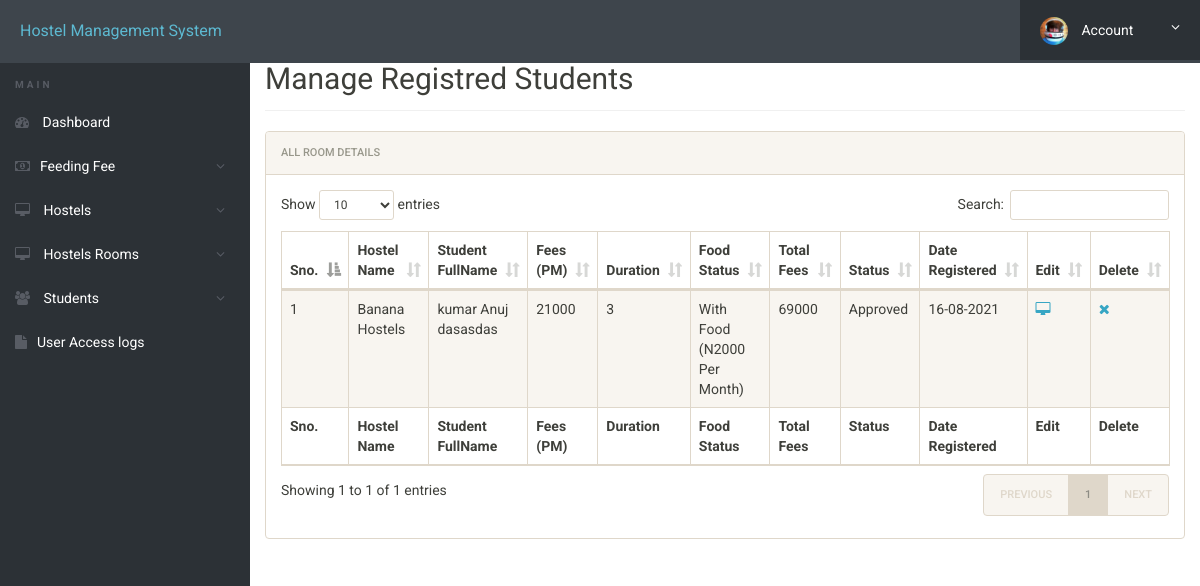
The page /admin/manage-students.php (signed in) on the database its author committed.
### tables this page shows
CREATE TABLE `registration` (
  `id` int(11) NOT NULL,
  `regNo` varchar(100) NOT NULL,
  `hostelId` int(11) NOT NULL,
  `roomAllotedId` int(10) NOT NULL,
  `feespm` int(11) NOT NULL,
  `foodstatus` varchar(10) NOT NULL,
  `stayfrom` varchar(50) NOT NULL,
  `duration` varchar(10) NOT NULL,
  `dateRegistered` varchar(50) NOT NULL,
  `isApproved` varchar(10) NOT NULL
);

CREATE TABLE `hostels` (
  `id` int(11) NOT NULL,
  `hostelName` varchar(500) DEFAULT NULL,
  `noOfRooms` int(11) DEFAULT NULL,
  `noOfAvailableRooms` int(11) DEFAULT NULL,
  `fees` int(11) DEFAULT NULL,
  `location` varchar(500) DEFAULT NULL,
  `posting_date` timestamp NULL DEFAULT current_timestamp()
);

CREATE TABLE `userregistration` (
  `id` int(11) NOT NULL,
  `regNo` varchar(255) DEFAULT NULL,
  `class` varchar(50) NOT NULL,
  `firstName` varchar(255) DEFAULT NULL,
  `middleName` varchar(255) DEFAULT NULL,
  `lastName` varchar(255) DEFAULT NULL,
  `gender` varchar(255) DEFAULT NULL,
  `contactNo` bigint(20) DEFAULT NULL,
  `email` varchar(255) DEFAULT NULL,
  `password` varchar(255) DEFAULT NULL,
  `regDate` timestamp NULL DEFAULT current_timestamp(),
  `updationDate` varchar(45) DEFAULT NULL,
  `passUdateDate` varchar(45) DEFAULT NULL
);

### admin/manage-students.php (the view, shortened to what this page needs)
<?php
include('includes/config.php');
?>
<!doctype html>
<html lang="en" class="no-js">
<head>
	<link rel="stylesheet" href="css/font-awesome.min.css">
	<link rel="stylesheet" href="css/bootstrap.min.css">
	<link rel="stylesheet" href="css/dataTables.bootstrap.min.css">
	<link rel="stylesheet" href="css/bootstrap-social.css">
	<link rel="stylesheet" href="css/bootstrap-select.css">
	<link rel="stylesheet" href="css/fileinput.min.css">
	<link rel="stylesheet" href="css/awesome-bootstrap-checkbox.css">
	<link rel="stylesheet" href="css/style.css">
</head>
<body>
	<?php include('includes/header.php');?>
	<div class="ts-main-content">
			<?php include('includes/sidebar.php');?>
		<div class="content-wrapper">
			<div class="container-fluid">
				<div class="row">
					<div class="col-md-12">
						<h2 class="page-title" style="margin-top:4%">Manage Registred Students</h2>
						<div class="panel panel-default">
							<div class="panel-heading">All Room Details</div>
							<div class="panel-body">
							<table id="zctb" class="display table table-striped table-bordered table-hover" cellspacing="0" width="100%">
									<thead>
										<tr>
                                        <th>Sno.</th>
											<th>Hostel Name</th>
											<th>Student FullName</th>
											<th>Fees (PM) </th>
                                            <th>Duration</th>
                                            <th>Food Status</th>
                                            <th>Total Fees</th>
											<th>Status</th>
											<th>Date Registered</th>
											<th>Edit</th>
											<th>Delete</th>
										</tr>
									</thead>
									<tfoot>
										<tr>
											<th>Sno.</th>
											<th>Hostel Name</th>
											<th>Student FullName</th>
											<th>Fees (PM) </th>
                                            <th>Duration</th>
                                            <th>Food Status</th>
                                            <th>Total Fees</th>
											<th>Status</th>
											<th>Date Registered</th>
											<th>Edit</th>
											<th>Delete</th>
										</tr>
									</tfoot>
									<tbody>
<?php
$ret="select * from registration";
$stmt= $mysqli->prepare($ret) ;
$stmt->execute() ;
$res=$stmt->get_result();
$cnt=1;
while($row=$res->fetch_object())
	  {
        $hostelId = $row->hostelId;
        $stmtt=$mysqli->prepare("SELECT hostelName FROM hostels WHERE id=?");
        $stmtt->bind_param('s',$hostelId);
        $stmtt->execute();
        $stmtt -> bind_result($hostelName);
        $regNo = $row->regNo;
        $stmtt1=$mysqli->prepare("SELECT firstName,middleName,lastName FROM userregistration WHERE regNo=?");
        $stmtt1->bind_param('s',$regNo);
        $stmtt1->execute();
        $stmtt1 -> bind_result($firstName,$middleName,$lastName);
	  	?>
<tr><td><?php echo $cnt;;?></td>
<td><?php echo $hostelName;?></td>
<td><?php echo $lastName ." ".$firstName." ".$middleName;?></td>
<td><?php echo $row->feespm;?></td>
<td><?php echo $row->duration;?></td>
<td><?php if($row->foodstatus == 1){echo "With Food (N2000 Per Month)";}else{ echo "Without Food";}?></td>
<td><?php echo $totlafees = (($row->feespm * $row->duration) + (2000 * $row->duration));?></td>
<td><?php if($row->isApproved == "No"){echo "Pending Approval";}else{ echo "Approved";}?></td>
<td><?php echo $row->dateRegistered;?></td>
<td>
<a href="student-details.php?regno=<?php echo $row->regNo;?>" title="View Full Details"><i class="fa fa-desktop"></i></a></td>
<td><a href="manage-students.php?del=<?php echo $row->regNo;?>" title="Delete Record" onclick="return confirm('Do you want to delete');"><i class="fa fa-close"></i></a></td>
										</tr>
									<?php
$cnt=$cnt+1;
									 } ?>
									</tbody>
								</table>
							</div>
						</div>
					</div>
				</div>
			</div>
		</div>
	</div>
</body>
</html>

### admin/css/style.css (style rules this page uses)
html { font-size: 14px; }
@media only screen and (min-width: 480px) { html { font-size: 17px; } }
@media only screen and (min-width: 768px) { html { font-size: 14px; } }
body { font-size: 1em; }
a { color: #37a6c4; }
.panel { overflow: hidden; }
.page-title { padding-bottom: 15px; margin-bottom: 20px; border-bottom: 1px solid #f0f0f0; }
.ts-main-content .content-wrapper { padding-top: 15px; margin-top: 10px; }
@media only screen and (min-width: 992px) { .ts-main-content .content-wrapper { margin-left: 250px; } }

### rows shown on the page
registration: hostelId.hostelName "Banana Hostels", userregistration.lastName "kumar", userregistration.firstName "Anuj", userregistration.middleName "dasasdas", feespm "21000", duration "3", foodstatus "With Food (N2000 Per Month)", $totlafees = (($row->feespm * $row->duration) + (2000 * $row->duration)) "69000", isApproved "Approved", dateRegistered "16-08-2021"
